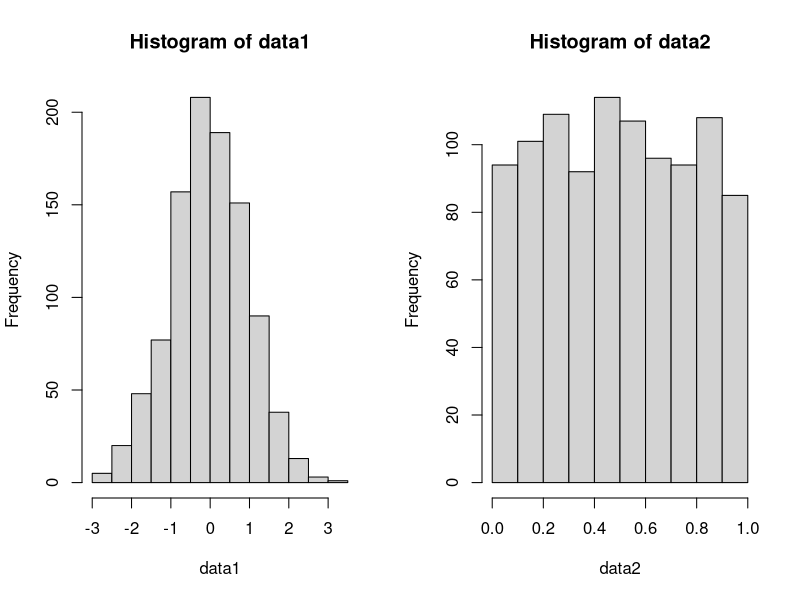
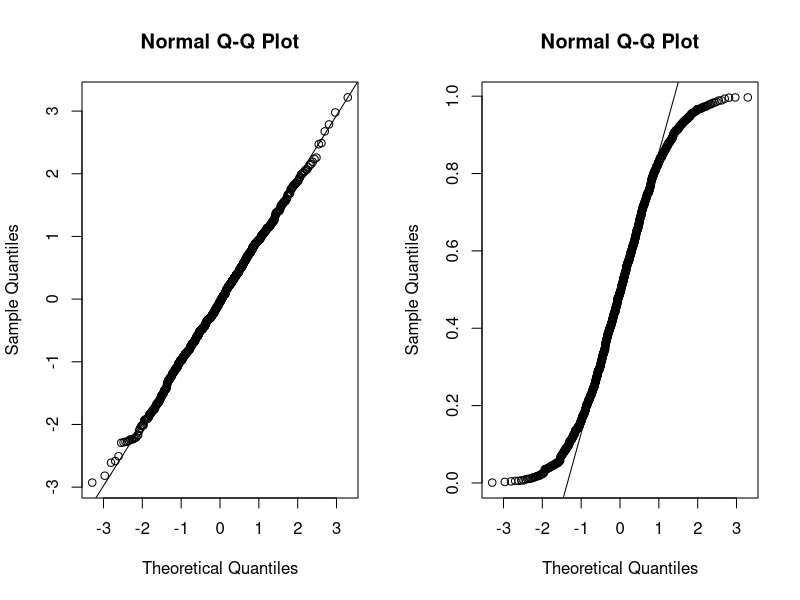
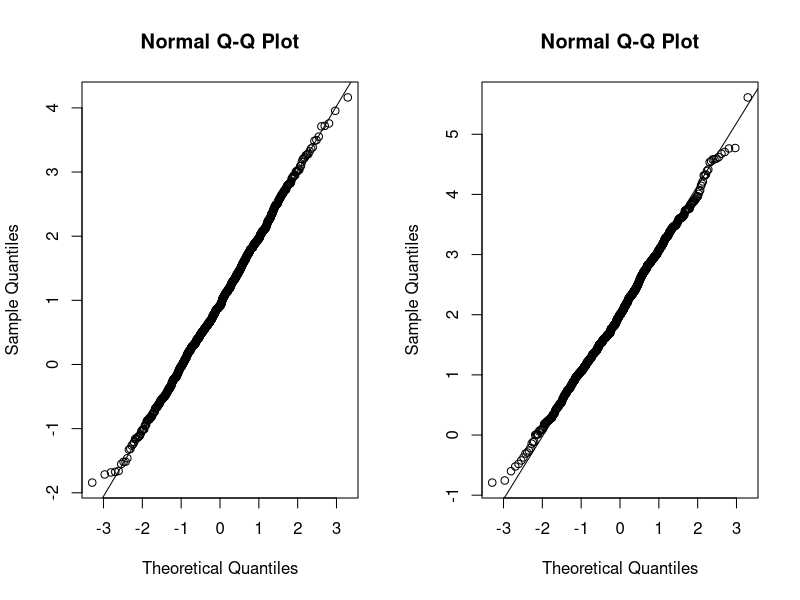
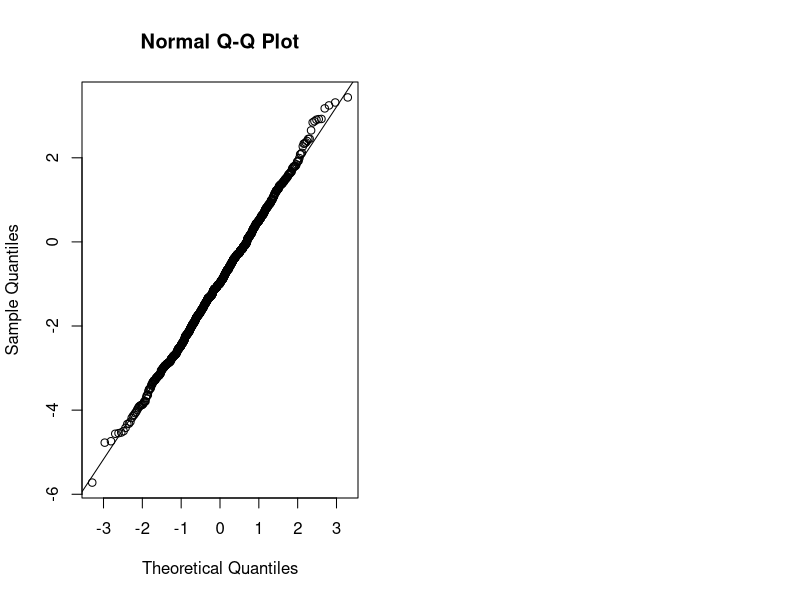
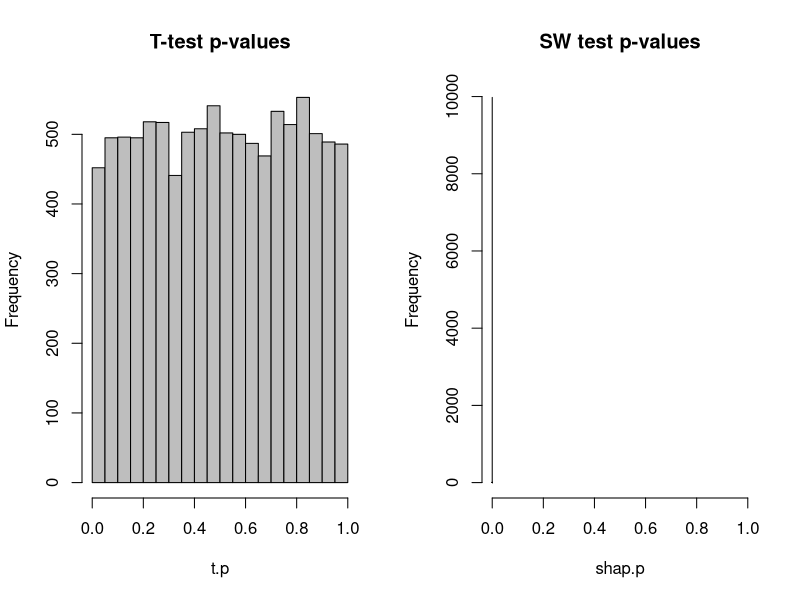
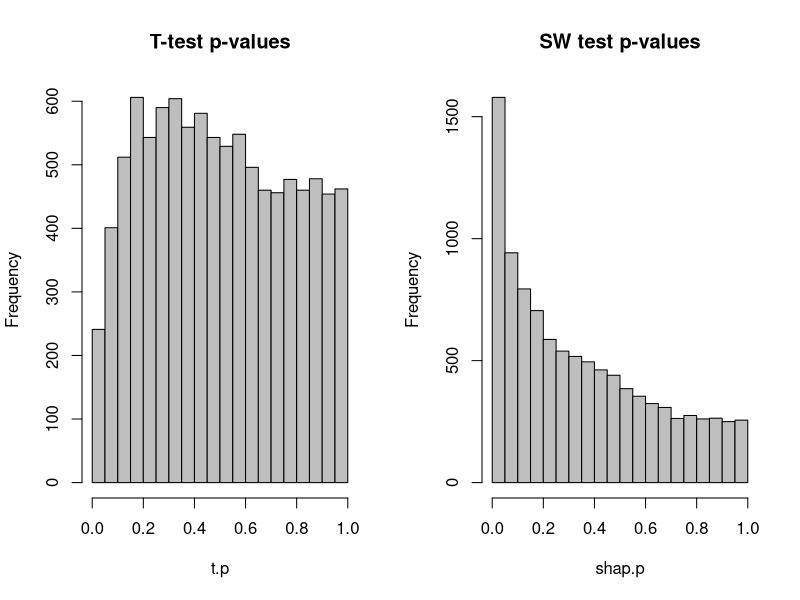
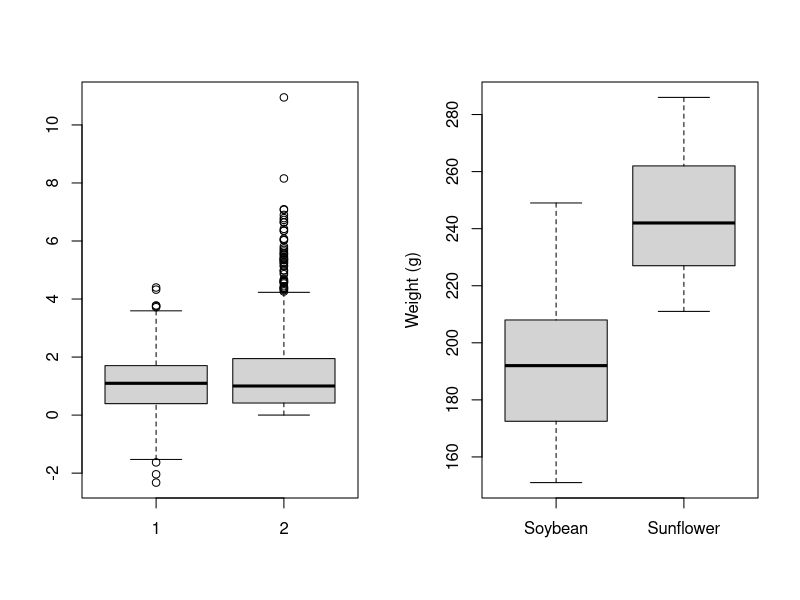
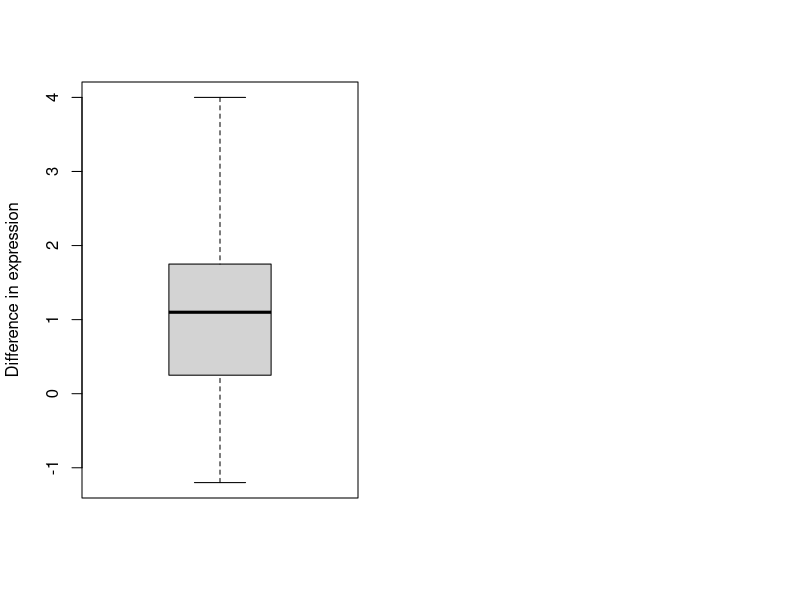

Generate these figures, in order, with R:
## ---- chunk 1
true.first <- rep(c("Milk", "Tea"), each=4)
guess.first <- rep(c("Milk", "Tea", "Milk", "Tea"), c(3,1,1,3))
## ---- chunk 2
tea.data <- table(true.first, guess.first) 
tea.data 
## ---- chunk 3
f.out <- fisher.test(tea.data) 
f.out 
## ---- chunk 4
f.out$p.value # To get the p-value 
f.out$estimate # To get the odds ratio 
## ---- chunk 5
fisher.test(t(tea.data))  
## ---- chunk 6
true.first <- rep(c("Milk", "Tea", "Sugar"), each=6)
guess.first <- sample(c("Milk", "Tea", "Sugar"), 18, replace=TRUE)
tea.data.exp <- table(true.first, guess.first)
tea.data.exp
fisher.test(tea.data.exp) # What is this testing?
## ---- chunk 7
true.first <- rep(c("Milk", "Tea"), each=4*100)
guess.first <- sample(c("Milk", "Tea", "Milk", "Tea"), 800, replace=TRUE)
tea.data.more <- table(true.first, guess.first)
tea.data.more
## ---- chunk 8
fisher.test(tea.data.more) 
chisq.test(tea.data.more) 
## ---- chunk 9
fisher.test(tea.data) 
chisq.test(tea.data) 
## ---- chunk 10
true.first <- rep(c("Milk", "Tea", "Sugar"), each=600)
guess.first <- sample(c("Milk", "Tea", "Sugar"), 1800, replace=TRUE)
tea.data.exp.more <- table(true.first, guess.first)
try(fisher.test(tea.data.exp.more)) 
chisq.test(tea.data.exp.more) 
## ---- chunk 11
genotypes <- rep(c("AA", "Aa", "aa"), c(500, 600, 100))
# Create a table of genotypes:
genotab <- table(genotypes) 
# Create a vector of relative expected frequencies:
genoexp <- c(0.25, 0.5, 0.25)
chisq.test(genotab, p=genoexp) 
## ---- chunk 12
temp <- c(22.8, 22.7, 25.9, 22.0, 21.2, 24.4, 22.1, 22.6, 23.3, 22.2, 
          22.5, 24.1, 22.4, 25.1, 24.1, 23.3, 23.3, 22.5, 23.8, 22.4, 
          22.5, 23.4, 23.5, 22.5, 25.8, 23.8, 22.0, 22.0, 23.2, 22.0)
## ---- chunk 13
t.out <- t.test(temp, mu=25) 
t.out 
## ---- chunk 14
t.out$p.value 
t.out$statistic 
## ---- chunk 15
t.test(temp, mu=25, alternative="greater") 
## ---- chunk 16
on.soy <- c(188, 229, 192, 207, 172, 151, 188, 173, 209, 158, 
            211, 201, 205, 249, 214, 171, 198, 192, 161, 179)
on.sun <- c(213, 262, 237, 223, 223, 268, 216, 276, 258, 269,
            227, 252, 243, 286, 247, 277, 242, 233, 228, 211, 
            230, 254, 268, 242, 223, 242, 224, 279, 227, 251)
## ---- chunk 17
t.test(on.sun, on.soy) 
## ---- chunk 18
t.test(on.sun, on.soy, var.equal=TRUE) 
## ---- chunk 19
t.test(on.sun, on.soy, alternative="greater") 
# Note that 'greater' checks for "the first argument ('on.sun') > second ('on.soy')". 
## ---- chunk 20
                    #1   #2   #3   #4   #5   #6   #7    #8   #9   #10  #11  #12  #13  #14  #15
healthy.exprs <- c(6.9, 8.2, 9.0, 7.7, 6.5, 7.7, 5.5,  7.7, 7.6,  8.2, 6.5, 6.3, 8.7, 6.2, 8.4)
disease.exprs <- c(8.3, 9.5, 9.8, 9.9, 6.6, 8.1, 9.5, 10.0, 8.7, 10.0, 7.5, 8.0, 8.5, 5.0, 8.5)
## ---- chunk 21
t.test(healthy.exprs, disease.exprs, paired=TRUE) 
## ---- chunk 22
data1 <- rnorm(1000)
data2 <- runif(1000)
par(mfrow=c(1,2)) 
hist(data1) # looks normal
hist(data2) # doesn't look normal.
## ---- chunk 23
par(mfrow=c(1,2)) 
qqnorm(data1) 
qqline(data1) 
qqnorm(data2) 
qqline(data2) 
## ---- chunk 24
g1 <- rnorm(1000, mean=1)
g2 <- rnorm(1000, mean=2)
par(mfrow=c(1,2)) 
qqnorm(g1) 
qqline(g1) 
qqnorm(g2) 
qqline(g2) 
## ---- chunk 25
disease <- rnorm(1000, mean=1)
healthy <- rnorm(1000, mean=2)
effect <- disease - healthy 
qqnorm(effect)
qqline(effect) 
## ---- chunk 26
isnorm <- rnorm(100)
shapiro.test(isnorm)
notnorm <- rexp(100)
shapiro.test(notnorm)
## ---- chunk 27
niters <- 10000
nobs <- 100
t.p <- shap.p <- numeric(niters)
for (it in seq_len(niters)) {
    g1 <- rexp(nobs) # Not normal!
    g2 <- rexp(nobs) # Not normal!
    t.p[it] <- t.test(g1, g2)$p.value
    shap.p[it] <- shapiro.test(g1)$p.value
}
par(mfrow=c(1,2))
hist(t.p, main="T-test p-values", xlim=c(0,1), col="grey")
hist(shap.p, main="SW test p-values", xlim=c(0,1), col="grey")
## ---- chunk 28
niters <- 10000
nobs <- 5
t.p <- shap.p <- numeric(niters)
for (it in seq_len(niters)) {
    g1 <- rexp(nobs) # Not normal!
    g2 <- rexp(nobs) # Not normal!
    t.p[it] <- t.test(g1, g2)$p.value
    shap.p[it] <- shapiro.test(g1)$p.value
}
par(mfrow=c(1,2))
hist(t.p, main="T-test p-values", xlim=c(0,1), col="grey")
hist(shap.p, main="SW test p-values", xlim=c(0,1), col="grey")
## ---- chunk 29
on.soy <- c(188, 229, 192, 207, 172, 151, 188, 173, 209, 158, 
            211, 201, 205, 249, 214, 171, 198, 192, 161, 179)
on.sun <- c(213, 262, 237, 223, 223, 268, 216, 276, 258, 269,
            227, 252, 243, 286, 247, 277, 242, 233, 228, 211, 
            230, 254, 268, 242, 223, 242, 224, 279, 227, 251)
## ---- chunk 30
wilcox.test(on.soy, on.sun) 
## ---- chunk 31
set.seed(10000)
g1 <- rnorm(1000, 1)
g2 <- rexp(1000, rate=log(2))
median(g1) # should be pretty similar
median(g2)
wilcox.test(g1, g2) 
boxplot(g1, g2) 
## ---- chunk 32
boxplot(list(Soybean=on.soy, Sunflower=on.sun), ylab="Weight (g)") 
## ---- chunk 33
                    #1   #2   #3   #4   #5   #6   #7    #8   #9   #10  #11  #12  #13  #14  #15
healthy.exprs <- c(6.9, 8.2, 9.0, 7.7, 6.5, 7.7, 5.5,  7.7, 7.6,  8.2, 6.5, 6.3, 8.7, 6.2, 8.4)
disease.exprs <- c(8.3, 9.5, 9.8, 9.9, 6.6, 8.1, 9.5, 10.0, 8.7, 10.0, 7.5, 8.0, 8.5, 5.0, 8.5)
## ---- chunk 34
wilcox.test(healthy.exprs, disease.exprs, paired=TRUE) 
## ---- chunk 35
boxplot(disease.exprs - healthy.exprs, ylab="Difference in expression") 
## ---- chunk 36
sessionInfo()
